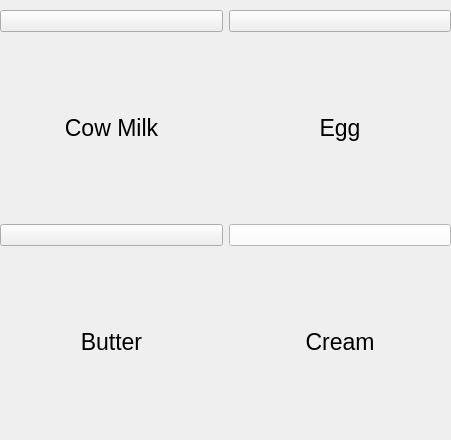
     <widget class="QWidget" name="dairyEggs">
      <property name="geometry">
       <rect>
        <x>0</x>
        <y>0</y>
        <width>451</width>
        <height>440</height>
       </rect>
      </property>
      <attribute name="label">
       <string>Dairy and Egg</string>
      </attribute>
      <widget class="QWidget" name="gridLayoutWidget_3">
       <property name="geometry">
        <rect>
         <x>0</x>
         <y>10</y>
         <width>451</width>
         <height>421</height>
        </rect>
       </property>
       <layout class="QGridLayout" name="gridLayout_4">
        <item row="3" column="0">
         <widget class="QLabel" name="label_17">
          <property name="font">
           <font>
            <pointsize>17</pointsize>
           </font>
          </property>
          <property name="text">
           <string>Butter</string>
          </property>
          <property name="alignment">
           <set>Qt::AlignCenter</set>
          </property>
         </widget>
        </item>
        <item row="2" column="1">
         <widget class="QPushButton" name="creamButton">
          <property name="styleSheet">
           <string notr="true">background-color: rgb(255, 255, 255);</string>
          </property>
          <property name="text">
           <string/>
          </property>
          <property name="icon">
           <iconset>
            <normaloff>Images/dairyEgg/cream.jpg</normaloff>Images/dairyEgg/cream.jpg</iconset>
          </property>
          <property name="iconSize">
           <size>
            <width>150</width>
            <height>150</height>
           </size>
          </property>
          <property name="checkable">
           <bool>true</bool>
          </property>
         </widget>
        </item>
        <item row="1" column="1">
         <widget class="QLabel" name="label_18">
          <property name="font">
           <font>
            <pointsize>17</pointsize>
           </font>
          </property>
          <property name="text">
           <string>Egg</string>
          </property>
          <property name="alignment">
           <set>Qt::AlignCenter</set>
          </property>
         </widget>
        </item>
        <item row="2" column="0">
         <widget class="QPushButton" name="butterButton">
          <property name="text">
           <string/>
          </property>
          <property name="icon">
           <iconset>
            <normaloff>Images/dairyEgg/butter.jpg</normaloff>Images/dairyEgg/butter.jpg</iconset>
          </property>
          <property name="iconSize">
           <size>
            <width>150</width>
            <height>150</height>
           </size>
          </property>
          <property name="checkable">
           <bool>true</bool>
          </property>
         </widget>
        </item>
        <item row="0" column="1">
         <widget class="QPushButton" name="eggButton">
          <property name="text">
           <string/>
          </property>
          <property name="icon">
           <iconset>
            <normaloff>Images/dairyEgg/egg.jpg</normaloff>Images/dairyEgg/egg.jpg</iconset>
          </property>
          <property name="iconSize">
           <size>
            <width>150</width>
            <height>150</height>
           </size>
          </property>
          <property name="checkable">
           <bool>true</bool>
          </property>
         </widget>
        </item>
        <item row="3" column="1">
         <widget class="QLabel" name="label_19">
          <property name="font">
           <font>
            <pointsize>17</pointsize>
           </font>
          </property>
          <property name="text">
           <string>Cream</string>
          </property>
          <property name="alignment">
           <set>Qt::AlignCenter</set>
          </property>
         </widget>
        </item>
        <item row="0" column="0">
         <widget class="QPushButton" name="milkButton">
          <property name="text">
           <string/>
          </property>
          <property name="icon">
           <iconset>
            <normaloff>Images/dairyEgg/milk.jpg</normaloff>Images/dairyEgg/milk.jpg</iconset>
          </property>
          <property name="iconSize">
           <size>
            <width>150</width>
            <height>150</height>
           </size>
          </property>
          <property name="checkable">
           <bool>true</bool>
          </property>
         </widget>
        </item>
        <item row="1" column="0">
         <widget class="QLabel" name="label_20">
          <property name="font">
           <font>
            <pointsize>17</pointsize>
           </font>
          </property>
          <property name="text">
           <string>Cow Milk</string>
          </property>
          <property name="alignment">
           <set>Qt::AlignCenter</set>
          </property>
         </widget>
        </item>
       </layout>
      </widget>
     </widget>
